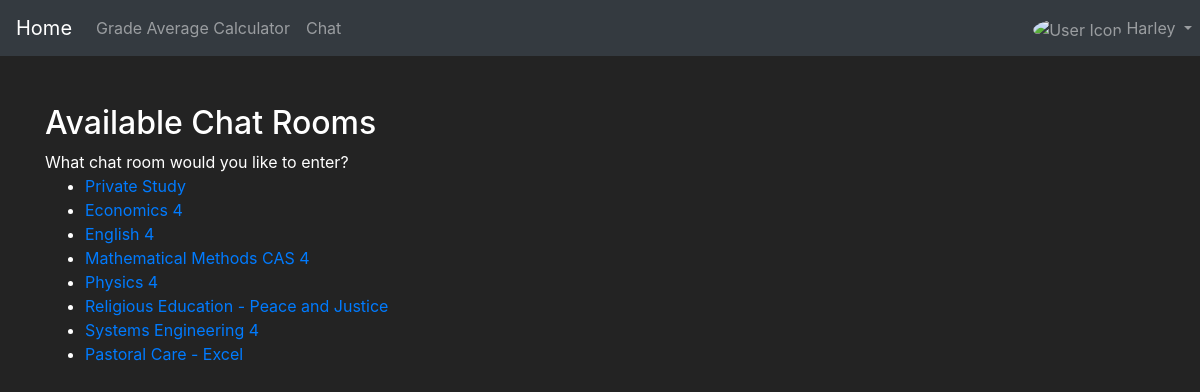
The app's page /chat/ (signed in) with its own data.
### accounts/models.py (models this page shows, shortened)
class User(AbstractBaseUser, PermissionsMixin):
    user_id = models.AutoField(primary_key=True)
    user_email = models.EmailField(unique=True)
    user_firstName = models.CharField(max_length=50, blank=True, null=True)
    user_middleName = models.CharField(max_length=50, blank=True, null=True)
    user_lastName = models.CharField(max_length=50)
    user_userName = models.CharField(max_length=50)
    user_birthDay = models.DateField(null=True, blank=True)
    user_is_teacher = models.BooleanField(null=True, blank=True)
    user_joinDate = models.DateField(null=True, blank=True)
    user_status = models.BooleanField(null=True, blank=True)
    is_active = models.BooleanField(default=True)
    is_staff = models.BooleanField(default=False)
    cookies = models.TextField(null=True, blank=True)
    objects = CustomUserManager()
    USERNAME_FIELD = 'user_email'
    REQUIRED_FIELDS = []

class UserClassesRelationship(models.Model):
    user = models.ForeignKey(User, on_delete=models.CASCADE, related_name='user_classes')
    class_id = models.ForeignKey(Class, on_delete=models.CASCADE)

class Class(models.Model):
    class_id = models.AutoField(primary_key=True)
    class_code = models.CharField(max_length=255)
    class_description = models.TextField(blank=True, null=True)
    class_domain = models.CharField(max_length=255, blank=True, null=True)
    class_campus = models.CharField(max_length=255, blank=True, null=True)
    class_teacher = models.CharField(max_length=255, blank=True, null=True)
    class_teacher_code = models.CharField(max_length=255, blank=True, null=True)

### chat/views.py (the view)
# urls.py: path('', views.index, name='index'),
def index(request):
    user_classes = request.user.user_classes.all()
    context = {
        "user_classes": user_classes,
    }
    return render(request, "chat/index.html",context)

### chat/templates/chat/index.html (shortened to what this page needs)
{% extends "base.html" %}
{% block content %}
<!DOCTYPE html>
<html>
<head>
</head>
<body>
<h2>Available Chat Rooms</h2>
What chat room would you like to enter?<br>
<ul>
    {% for classes in user_classes %}
        <li>
            <a href="{% url 'chat:room' classes.class_id.class_code %}">{{ classes.class_id.class_description }}</a>
        </li>
    {% endfor %}
</ul>
</body>
</html>
{% endblock %}

### templates/base.html (shortened to what this page needs)
<!DOCTYPE html>
<html lang="en">
{% load static %}
<head>
    <link href="https://maxcdn.bootstrapcdn.com/bootstrap/4.5.2/css/bootstrap.min.css" rel="stylesheet">
  </head>
  <body>
<header>
    <nav class="navbar navbar-expand-lg navbar-dark bg-dark">
        <a class="navbar-brand" href="/dashboard">Home</a>
        <div class="collapse navbar-collapse">
            <ul class="navbar-nav mr-auto">
                <li class="nav-item">
                    <a class="nav-link" href="/calculator">Grade Average Calculator</a>
                </li>
                <li class="nav-item">
                    <a class="nav-link" href="/chat">Chat</a>
                </li>
                <li class="nav-item dropdown">
                    <a class="nav-link dropdown-toggle" href="#" id="navbarDropdown" role="button" data-toggle="dropdown">
                        <img src="/accounts/display_image" alt="User Icon" class="icon"> {{ user.user_firstName }}
                    </a>
                </li>
            </ul>
        </div>
    </nav>
</header>
   <div class="container mt-4">
    {% block content %}{% endblock %}
</div>
</body>
</html>

### templates/base.html (style rules this page uses)
:root { font-family: Myriad-Pro; font-style: normal; font-weight: 300; font-size: 16px; margin: 0; padding: 0; }
body { background-color: #232323; color: white; margin: 0; padding: 0; }
.dropdown { position:absolute; display: inline-block; right: 0; padding: 0; }
.icon { position: inherit; height: 20px; width: 20px; border-radius: 50%; right: 95%; top: 11%; object-fit: cover; }
.container { padding-top: 1.5rem; }

### records on screen
User: user_firstName "Harley"
UserClassesRelationship: class_id.class_description "Private Study"
UserClassesRelationship: class_id.class_description "Economics 4"
UserClassesRelationship: class_id.class_description "English 4"
UserClassesRelationship: class_id.class_description "Mathematical Methods CAS 4"
UserClassesRelationship: class_id.class_description "Physics 4"
UserClassesRelationship: class_id.class_description "Religious Education - Peace and Justice"
UserClassesRelationship: class_id.class_description "Systems Engineering 4"
UserClassesRelationship: class_id.class_description "Pastoral Care - Excel"
